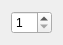
<?xml version="1.0" encoding="UTF-8"?>
<ui version="4.0">
 <class>GetSizeDialog</class>
 <widget class="QDialog" name="GetSizeDialog">
  <property name="geometry">
   <rect>
    <x>0</x>
    <y>0</y>
    <width>55</width>
    <height>38</height>
   </rect>
  </property>
  <property name="windowTitle">
   <string>Dialog</string>
  </property>
  <layout class="QGridLayout" name="gridLayout">
   <item row="0" column="0">
    <widget class="QSpinBox" name="sizeBox">
     <property name="minimum">
      <number>1</number>
     </property>
     <property name="maximum">
      <number>30</number>
     </property>
    </widget>
   </item>
  </layout>
 </widget>
 <resources/>
 <connections/>
</ui>
